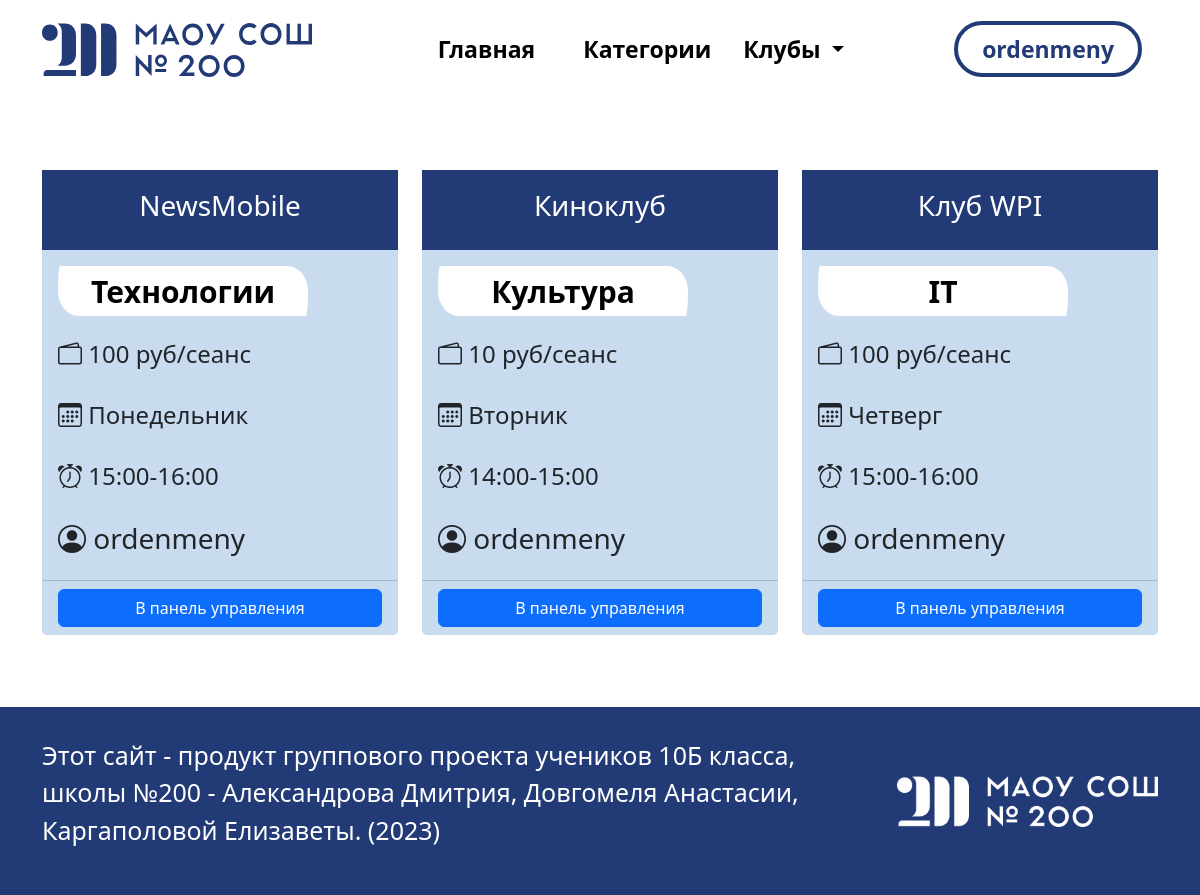
Page /my_clubs/ (signed in) on the earlier database version.
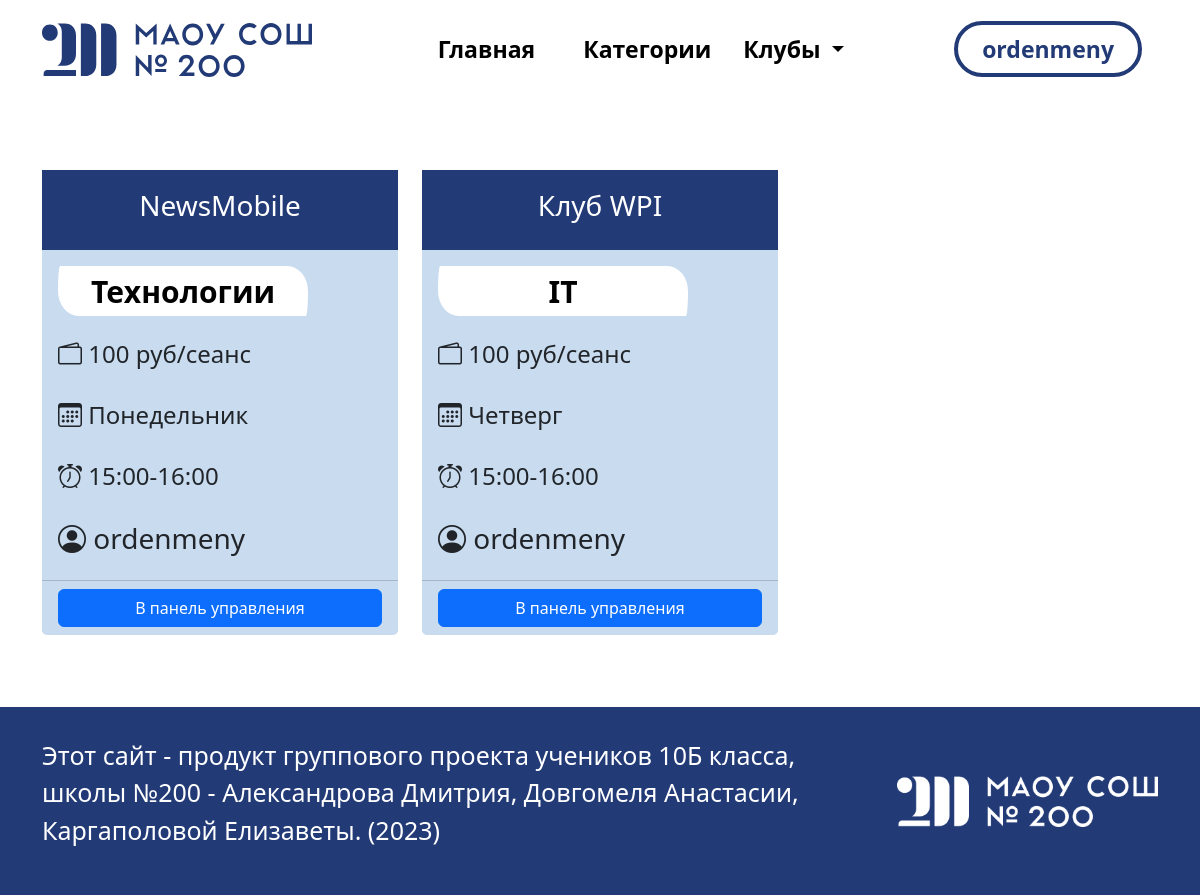
Same page on the later database version.
### accounts/models.py (models this page shows)
class SignUpModel(AbstractUser):
    pass

### clubs_app/models.py (models this page shows, shortened)
class ClubModel(models.Model):
    manager = models.ForeignKey(
        settings.AUTH_USER_MODEL,
        on_delete=models.CASCADE, null=True, related_name='user_system')
    title_club = models.CharField(max_length=128, null=False, blank=False)
    cat_club = models.ForeignKey('CatClubModel', on_delete=models.CASCADE)
    info_club = models.TextField()
    days_event = models.CharField(max_length=100, null=True, blank=True)
    time_event = models.CharField(max_length=100, null=True, blank=True)
    price_club = models.CharField(max_length=256, null=True, blank=True)
    member = models.ManyToManyField(settings.AUTH_USER_MODEL, related_name='member_field')
    slug_club = models.SlugField(max_length=255, unique=True, null=True)
    class Meta:
        verbose_name = 'Клубы'
        verbose_name_plural = 'Клубы'
        ordering = ['-id']

class CatClubModel(models.Model):
    cat = models.CharField(max_length=128, verbose_name="Категория")
    slug = models.SlugField(max_length=255, unique=True)
    image = models.ImageField(upload_to='photos/', null=True)
    def __str__(self):
        return self.cat
    class Meta:
        verbose_name = 'Категории клубов'
        verbose_name_plural = 'Категории клубов'

### clubs_app/views.py (the view)
# urls.py: path('my_clubs/', my_clubs, name='my_clubs'),
@login_required
def my_clubs(request):
    club_model = ClubModel.objects.filter(manager=request.user)
    context = {
        'club_model': club_model,
        'manager': True,
    }
    return render(request, template_name='clubs_app/list_club.html', context=context)

### clubs_app/templatetags/custom_filters.py (called while the page is built)
@register.filter
def split_string(value):
    return value.split(" ")

### clubs_app/templates/clubs_app/list_club.html (shortened to what this page needs)
{% extends 'clubs_app/base/base.html' %}
{% load static %}
{% block css %}
    <link rel="stylesheet" href="{% static 'css/style2.css' %}">
{% endblock %}
{% block content %}
    <br><br><br>
    <div class="container">
        <div class="row row-cols-1 row-cols-md-3 g-4">
            {% for club in club_model %}
                <div class="col ">
                    <div class="card h-100 list-club-table">
                        <div style="border: 1px solid #223a76; height:80px; background: #223a76"
                             class="d-flex align-items-center justify-content-center">
                            <h3 style="color:white !important;" class="">{{ club.title_club }}</h3>
                        </div>
                        <div class="card-body">
                            <div class="text-center d-flex align-items-center justify-content-center"
                                 style="background-color: white; border-radius: 10px 100px / 120px; height: 50px; width: 250px">
                                <a href="#" style="text-decoration: none; color: black"
                                   class="text-center intro-block-links">{{ club.cat_club }}</a>
                            </div>
                            <br>
                            {% if club.price_club %}
                                <h4><i class="bi bi-wallet2"></i> {{ club.price_club }}</h4><br>
                            {% endif %}
                            {% if club.days_event %}
                                <h4><i class="bi bi-calendar3"></i> {{ club.days_event }}</h4><br>
                            {% endif %}
                            {% if club.time_event %}
                                <h4><i class="bi bi-alarm"></i> {{ club.time_event }}</h4><br>
                            {% endif %}
                            <h3><i class="bi bi-person-circle"></i> {{ club.manager }}</h3>
                        </div>
                        {% if manager %}
                            <div class="card-footer" style="background: #c8dbef">
                                <a class="btn btn-primary  mx-auto" style="display: block"
                                   href="{% url 'dashboard_app:profile' slug_club=club.slug_club %}">В панель управления</a>
                            </div>
                        {% else %}
                            <div class="card-footer" style="background: #c8dbef">
                                <a class="btn btn-primary  mx-auto" style="display: block"
                                   href="{% url 'clubs_app:join_club' club_id=club.pk %}">Вступить</a>
                            </div>
                        {% endif %}
                    </div>
                </div>
            {% endfor %}
        </div>
    </div>
    <br><br><br>
{% endblock content %}

### clubs_app/templates/clubs_app/base/base.html (shortened to what this page needs)
<!DOCTYPE html>
<html lang="en">
<head>
    {% load static %}
    <link href="https://cdn.jsdelivr.net/npm/bootstrap@5.3.0-alpha2/dist/css/bootstrap.min.css" rel="stylesheet"
>
    <link rel="stylesheet" href="https://cdn.jsdelivr.net/npm/bootstrap-icons@1.10.4/font/bootstrap-icons.css">
    <link rel="stylesheet" href="{% static 'css/main.css' %}">
    {% block css %}{% endblock %}
</head>
<body>
{% include 'clubs_app/base/navbar.html' %}
{% block content %}
{% endblock content %}
{% include 'clubs_app/base/footer.html' %}
</body>
</html>

### clubs_app/templates/clubs_app/base/navbar.html (shortened to what this page needs)
{% load static %}
{% load custom_filters %}
<nav class="navbar navbar-expand-md height-navbar">
    <div class="container-xl container-lg-fluid container-900 container-sm">
        <a class="navbar-brand" href="{% url 'clubs_app:home_page' %}">
            <img src="{% static 'images/logos/logo.svg' %}" alt="Logo"
                 class="d-inline-block align-text-top logo-adaptive">
        </a>
        <div class="collapse navbar-collapse" id="navbarSupportedContent">
            <ul class="navbar-nav ms-auto">
                <li class="nav-item">
                    <a class="nav-link mx-xl-3 mx-lg-1" href="{% url 'clubs_app:home_page' %}">Главная</a>
                </li>
                <li class="nav-item">
                    <a class="nav-link mx-xl-3 mx-lg-1" href="#">Категории</a>
                </li>
                <li class="nav-item dropdown">
                    <a class="nav-link dropdown-toggle" href="#" role="button" data-bs-toggle="dropdown"
                       aria-expanded="false">
                        Клубы
                    </a>
                </li>
            </ul>
            <ul class="navbar-nav ms-auto">
                {% if user.is_authenticated %}
                    <li class="nav-item mx-xl-3 mx-md-1 btn-lg">
                        <a href="{% url 'login' %}" class="nav-link btn btn-signin rounded-pill ps-4 pe-4 pt-2 pb-2"
                           type="submit">{{ user.username |split_string|first|truncatechars:20 }}</a>
                    </li>
                {% endif %}
            </ul>
        </div>
    </div>
</nav>

### clubs_app/templates/clubs_app/base/footer.html
{% load static %}
<footer style="background-color: #223A76; padding: 30px;" class="footer">
    <div class="container-fluid h-100">
        <div class="row">
            <div class="col-9">
                <p class="justify-content-between" style="color:white; font-size: 25px;">
                    Этот сайт - продукт группового проекта учеников 10Б класса, школы №200 - Александрова Дмитрия,
                    Довгомеля Анастасии, Каргаполовой Елизаветы.
                    (2023)
                </p>
            </div>
            <div class="col-3" style="display:block; margin:auto;">
                <img src="{% static 'images/logos/logowhite.png' %}" alt="Logo" class="adaptive-footer-logo" style="">
            </div>
        </div>
    </div>
</footer>

### clubs_app/static/css/main.css (style rules this page uses)
.nav-link { color: black; font-weight: 600; }
.btn-signin { background-color: #ffffff; color: #223A76; border-radius:20%; border:4px solid #223A76; line-height: normal; }
@media (min-width: 1200px) { .nav-link { font-size: 25px; } }
@media (min-width: 1070px) and (max-width: 1999px) { .nav-link { font-size: 23px; } }
@media (min-width: 768px) { .height-navbar { height: 98px; } }
.intro-block-links { text-decoration: none; text-align: center; color: black; font-size: 30px; font-weight: 600; }
.card { border: none; }
@media (max-width:1621px) { .adaptive-footer-logo { width:100%; } }

### clubs_app/static/css/style2.css (style rules this page uses)
.list-club-table { background: #c8dbef; }

Differences in the rows shown:
no longer on this page (row edited): ClubModel: title_club "Киноклуб", cat_club "Культура", price_club "10 руб/сеанс", days_event "Вторник", time_event "14:00-15:00", manager "ordenmeny"
